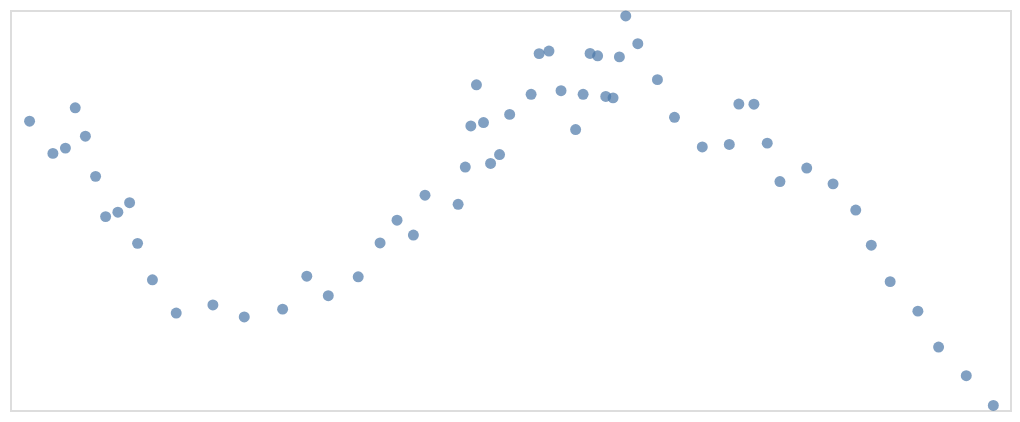

The code cell stored with this chart in its notebook:
### Markdown cell above
Things are more obvious for the ones where variance is high ...

### Code cell
alt.Chart(get_plot_df(df_2, 10, "data") ).mark_point(filled=True).encode(
        x=alt.X("x", axis=None),
        y=alt.Y("y", axis=None).scale(domain=[0, 1])
    ).properties(
        width=500,
        height=200
    )

### Figure 1 — Vega-Lite specification as saved in the notebook (floating-point values rounded to 4 significant figures)
{"config": {"view": {"continuousWidth": 300, "continuousHeight": 300}}, "data": {"name": "data-398628b140a3e0ff676a85994136e600"}, "mark": {"type": "point", "filled": true}, "encoding": {"x": {"axis": null, "field": "x", "type": "quantitative"}, "y": {"axis": null, "field": "y", "scale": {"domain": [0, 1]}, "type": "quantitative"}}, "height": 200, "width": 500, "$schema": "https://vega.github.io/schema/vega-lite/v6.1.0.json", "datasets": {"data-398628b140a3e0ff676a85994136e600": [{"x": 2.348, "y": 0.722}, {"x": 5.148, "y": 0.6415}, {"x": 6.652, "y": 0.6547}, {"x": 7.827, "y": 0.7554}, {"x": 9.048, "y": 0.6846}, {"x": 10.27, "y": 0.5841}, {"x": 11.47, "y": 0.4835}, {"x": 12.94, "y": 0.4944}, {"x": 14.35, "y": 0.5183}, {"x": 15.31, "y": 0.4166}, {"x": 17.09, "y": 0.3256}, {"x": 19.95, "y": 0.2423}, {"x": 24.35, "y": 0.2626}, {"x": 28.11, "y": 0.2325}, {"x": 32.71, "y": 0.2521}, {"x": 35.62, "y": 0.3345}, {"x": 38.19, "y": 0.2858}, {"x": 41.79, "y": 0.3331}, {"x": 44.41, "y": 0.4175}, {"x": 46.44, "y": 0.4744}, {"x": 48.41, "y": 0.4374}, {"x": 49.8, "y": 0.5369}, {"x": 53.77, "y": 0.5141}, {"x": 54.63, "y": 0.6075}, {"x": 55.3, "y": 0.7102}, {"x": 55.97, "y": 0.8129}, {"x": 56.82, "y": 0.7185}, {"x": 57.67, "y": 0.6164}, {"x": 58.74, "y": 0.6385}, {"x": 59.96, "y": 0.7391}, {"x": 62.53, "y": 0.7893}, {"x": 63.49, "y": 0.891}, {"x": 64.68, "y": 0.8974}, {"x": 66.12, "y": 0.7983}, {"x": 67.87, "y": 0.7012}, {"x": 68.77, "y": 0.7892}, {"x": 69.61, "y": 0.8914}, {"x": 70.52, "y": 0.8855}, {"x": 71.49, "y": 0.7839}, {"x": 72.37, "y": 0.7803}, {"x": 73.13, "y": 0.8828}, {"x": 73.89, "y": 0.9852}, {"x": 75.34, "y": 0.9158}, {"x": 77.69, "y": 0.8259}, {"x": 79.74, "y": 0.7317}, {"x": 83.07, "y": 0.6576}, {"x": 86.32, "y": 0.6639}, {"x": 87.46, "y": 0.7648}, {"x": 89.27, "y": 0.7646}, {"x": 90.87, "y": 0.6671}, {"x": 92.39, "y": 0.571}, {"x": 95.61, "y": 0.6048}, {"x": 98.77, "y": 0.5653}, {"x": 101.5, "y": 0.4998}, {"x": 103.4, "y": 0.412}, {"x": 105.6, "y": 0.3209}, {"x": 108.9, "y": 0.2471}, {"x": 111.4, "y": 0.1573}, {"x": 114.8, "y": 0.0858}, {"x": 118.0, "y": 0.01127}]}}
